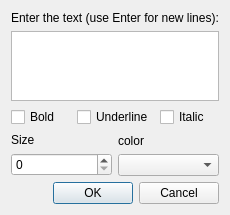
<?xml version="1.0" encoding="UTF-8"?>
<ui version="4.0">
 <class>textedit</class>
 <widget class="QDialog" name="textedit">
  <property name="geometry">
   <rect>
    <x>0</x>
    <y>0</y>
    <width>213</width>
    <height>215</height>
   </rect>
  </property>
  <property name="windowTitle">
   <string>Dialog</string>
  </property>
  <layout class="QVBoxLayout" name="verticalLayout_4">
   <item>
    <layout class="QVBoxLayout" name="verticalLayout_3">
     <item>
      <widget class="QLabel" name="label">
       <property name="text">
        <string>Enter the text (use Enter for new lines):</string>
       </property>
      </widget>
     </item>
     <item>
      <widget class="QPlainTextEdit" name="textEdit"/>
     </item>
    </layout>
   </item>
   <item>
    <layout class="QHBoxLayout" name="horizontalLayout">
     <item>
      <widget class="QCheckBox" name="checkBox_bold">
       <property name="text">
        <string>Bold</string>
       </property>
      </widget>
     </item>
     <item>
      <widget class="QCheckBox" name="checkBox_underline">
       <property name="text">
        <string>Underline</string>
       </property>
      </widget>
     </item>
     <item>
      <widget class="QCheckBox" name="checkBox_italic">
       <property name="text">
        <string>Italic</string>
       </property>
      </widget>
     </item>
    </layout>
   </item>
   <item>
    <layout class="QHBoxLayout" name="horizontalLayout_2">
     <item>
      <layout class="QVBoxLayout" name="verticalLayout_2">
       <item>
        <widget class="QLabel" name="label_2">
         <property name="text">
          <string>Size</string>
         </property>
        </widget>
       </item>
       <item>
        <widget class="QSpinBox" name="spinBox_size"/>
       </item>
      </layout>
     </item>
     <item>
      <layout class="QVBoxLayout" name="verticalLayout">
       <item>
        <widget class="QLabel" name="label_3">
         <property name="text">
          <string>color</string>
         </property>
        </widget>
       </item>
       <item>
        <widget class="QComboBox" name="comboBox_color"/>
       </item>
      </layout>
     </item>
    </layout>
   </item>
   <item>
    <widget class="QDialogButtonBox" name="buttonBox">
     <property name="orientation">
      <enum>Qt::Horizontal</enum>
     </property>
     <property name="standardButtons">
      <set>QDialogButtonBox::Cancel|QDialogButtonBox::Ok</set>
     </property>
    </widget>
   </item>
  </layout>
 </widget>
 <tabstops>
  <tabstop>textEdit</tabstop>
  <tabstop>checkBox_bold</tabstop>
  <tabstop>checkBox_underline</tabstop>
  <tabstop>checkBox_italic</tabstop>
  <tabstop>spinBox_size</tabstop>
  <tabstop>comboBox_color</tabstop>
  <tabstop>buttonBox</tabstop>
 </tabstops>
 <resources/>
 <connections>
  <connection>
   <sender>buttonBox</sender>
   <signal>accepted()</signal>
   <receiver>textedit</receiver>
   <slot>accept()</slot>
   <hints>
    <hint type="sourcelabel">
     <x>248</x>
     <y>254</y>
    </hint>
    <hint type="destinationlabel">
     <x>157</x>
     <y>274</y>
    </hint>
   </hints>
  </connection>
  <connection>
   <sender>buttonBox</sender>
   <signal>rejected()</signal>
   <receiver>textedit</receiver>
   <slot>reject()</slot>
   <hints>
    <hint type="sourcelabel">
     <x>316</x>
     <y>260</y>
    </hint>
    <hint type="destinationlabel">
     <x>286</x>
     <y>274</y>
    </hint>
   </hints>
  </connection>
 </connections>
</ui>
